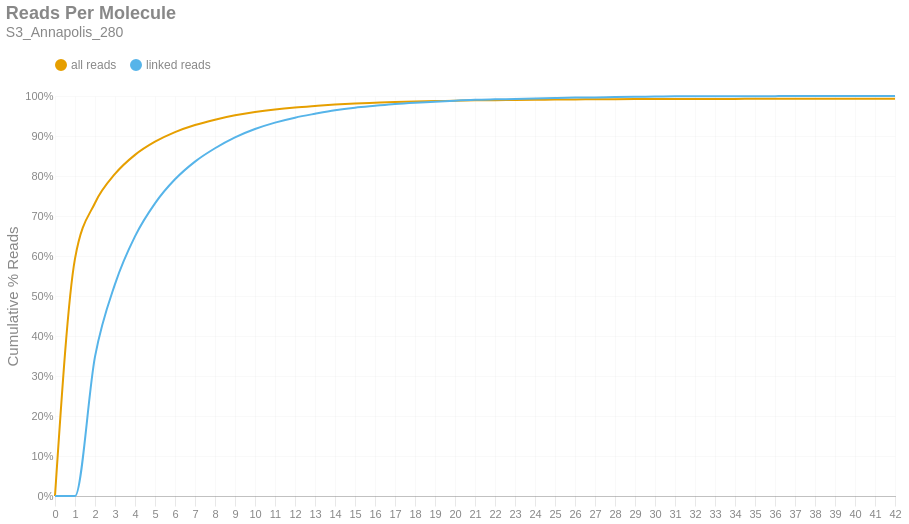

The notebook cell this image was saved under:
### Markdown cell above
### Reads per Molecule
This chart shows the cumulative distribution of the number of reads per linked molecule. That is, how many alignments are associated with a unique molecule. This excludes the number of reads associated with invalid or absent linked-read barcodes. The `linked` histogram is the percentages recalculated when disregarding singletons.

### Code cell
if SKIPLR:
    print_html(f"Skipped")
else:
    counts = np.bincount(valids['reads'].cast(pl.Int64).to_numpy())
    weighted = counts * np.arange(len(counts))
    all_perc = weighted / n_reads
    linked_perc = weighted / n_linked_reads
    linked_perc[1] = 0
    binned_df = pl.DataFrame({
        'readsper': list(range(len(counts))),
        'all reads (cumsum)': np.cumsum(all_perc).tolist(),
        'linked reads (cumsum)': np.cumsum(linked_perc).tolist(),
    })

    with SafeRender(binned_df):
        (
            density_plot(binned_df, 'Reads Per Molecule', samplename, 'readspmol')
            .encode(
                x=alt.X('readsper:O', title=None).axis(labelAngle=0).scale(padding=0),
                y=alt.Y('value:Q', title='Cumulative % Reads').axis(format='%').stack(False),
                color=alt.Color("key:N").scale(domain=["all reads", "linked reads"]),
                tooltip=[
                    alt.Tooltip("key:N", title="Data Type"),
                    alt.Tooltip("readsper:O", title="Reads Per Molecule"),
                    alt.Tooltip("value:Q", format=".2%", title="% Reads (Cum.)")
                ]            
            )
        ).display()

### Figure 1 — Vega-Lite specification as saved in the notebook (floating-point values rounded to 4 significant figures)
{"width": "container", "height": 400, "config": {"title": {"anchor": "start", "dy": -15, "fontSize": 18, "color": "#888888", "subtitleColor": "#888888", "subtitleFontSize": 14}, "arc": {"fill": "#0072B2"}, "axis": {"domainColor": "#888888", "domainWidth": 0.5, "gridWidth": 0.2, "grid": false, "titleFontWeight": 400, "titleFontSize": 15, "labelFontSize": 11, "labelColor": "#888888", "tickColor": "#888888", "tickWidth": 0.2, "titleColor": "#888888"}, "axisBand": {"grid": false}, "axisX": {"grid": true, "tickSize": 10, "domainCap": "round"}, "axisY": {"domain": false, "grid": true, "tickSize": 0, "domainCap": "round"}, "background": "transparent", "header": {"labelFontSize": 15, "labelColor": "#888888", "titleFontSize": 15, "titleFontWeight": 600, "titleColor": "#888888"}, "legend": {"labelFont": "sans-serif", "labelFontSize": 12, "labelColor": "#888888", "symbolSize": 100, "symbolType": "circle", "titleFontSize": 12, "titlePadding": 10, "titleColor": "#888888", "title": null, "orient": "top"}, "range": {"category": ["#E69F00", "#56B4E9", "#009E73", "#F0E442", "#0072B2", "#D55E00", "#CC79A7", "#000000"], "diverging": ["#cfe8f3", "#a2d4ec", "#73bfe2", "#46abdb", "#1696d2", "#12719e"]}, "area": {"fill": "#0072B2", "fillOpacity": 0.7, "line": true, "strokeOpacity": 0.7}, "line": {"color": "#0072B2", "stroke": "#0072B2", "strokeWidth": 2}, "trail": {"color": "#0072B2", "stroke": "#0072B2", "strokeWidth": 0, "size": 1}, "point": {"filled": true, "fillOpacity": 1.0, "size": 95}, "text": {"color": "#888888", "fontSize": 11, "align": "right", "fontWeight": 400, "size": 11}, "bar": {"fill": "#0072B2", "stroke": null}, "view": {"stroke": null, "continuousWidth": 660, "continuousHeight": 400}}, "data": {"name": "data-c217b2d28a9f69e7d38d52a389e84993"}, "mark": {"type": "line", "interpolate": "monotone", "point": {"opacity": 0, "size": 275}}, "encoding": {"color": {"field": "key", "scale": {"domain": ["all reads", "linked reads"]}, "type": "nominal"}, "tooltip": [{"field": "key", "title": "Data Type", "type": "nominal"}, {"field": "readsper", "title": "Reads Per Molecule", "type": "ordinal"}, {"field": "value", "format": ".2%", "title": "% Reads (Cum.)", "type": "quantitative"}], "x": {"axis": {"labelAngle": 0}, "field": "readsper", "scale": {"padding": 0}, "title": null, "type": "ordinal"}, "y": {"axis": {"format": "%"}, "field": "value", "stack": false, "title": "Cumulative % Reads", "type": "quantitative"}}, "params": [{"name": "param_c36ac31b6afebe62", "select": {"type": "point", "fields": ["key"]}, "bind": "legend"}], "title": {"text": "Reads Per Molecule", "subtitle": "S3_Annapolis_280"}, "transform": [{"fold": ["all reads (cumsum)", "linked reads (cumsum)"]}, {"calculate": "replace(datum.key, ' (cumsum)', '')", "as": "key"}, {"filter": {"param": "param_c36ac31b6afebe62"}}], "usermeta": {"embedOptions": {"downloadFileName": "S3_Annapolis_280.readspmol"}}, "$schema": "https://vega.github.io/schema/vega-lite/v6.1.0.json", "datasets": {"data-c217b2d28a9f69e7d38d52a389e84993": [{"readsper": 0, "all reads (cumsum)": 0.0, "linked reads (cumsum)": 0.0}, {"readsper": 1, "all reads (cumsum)": 0.5934, "linked reads (cumsum)": 0.0}, {"readsper": 2, "all reads (cumsum)": 0.7326, "linked reads (cumsum)": 0.3483}, {"readsper": 3, "all reads (cumsum)": 0.8051, "linked reads (cumsum)": 0.5296}, {"readsper": 4, "all reads (cumsum)": 0.8528, "linked reads (cumsum)": 0.6491}, {"readsper": 5, "all reads (cumsum)": 0.8858, "linked reads (cumsum)": 0.7317}, {"readsper": 6, "all reads (cumsum)": 0.9098, "linked reads (cumsum)": 0.7917}, {"readsper": 7, "all reads (cumsum)": 0.9275, "linked reads (cumsum)": 0.836}, {"readsper": 8, "all reads (cumsum)": 0.9408, "linked reads (cumsum)": 0.8694}, {"readsper": 9, "all reads (cumsum)": 0.9517, "linked reads (cumsum)": 0.8966}, {"readsper": 10, "all reads (cumsum)": 0.9601, "linked reads (cumsum)": 0.9175}, {"readsper": 11, "all reads (cumsum)": 0.9665, "linked reads (cumsum)": 0.9335}, {"readsper": 12, "all reads (cumsum)": 0.9714, "linked reads (cumsum)": 0.9459}, {"readsper": 13, "all reads (cumsum)": 0.9753, "linked reads (cumsum)": 0.9555}, {"readsper": 14, "all reads (cumsum)": 0.9788, "linked reads (cumsum)": 0.9643}, {"readsper": 15, "all reads (cumsum)": 0.9814, "linked reads (cumsum)": 0.9708}, {"readsper": 16, "all reads (cumsum)": 0.9833, "linked reads (cumsum)": 0.9755}, {"readsper": 17, "all reads (cumsum)": 0.9851, "linked reads (cumsum)": 0.98}, {"readsper": 18, "all reads (cumsum)": 0.9863, "linked reads (cumsum)": 0.9831}, {"readsper": 19, "all reads (cumsum)": 0.9872, "linked reads (cumsum)": 0.9853}, {"readsper": 20, "all reads (cumsum)": 0.9883, "linked reads (cumsum)": 0.9882}, {"readsper": 21, "all reads (cumsum)": 0.9892, "linked reads (cumsum)": 0.9904}, {"readsper": 22, "all reads (cumsum)": 0.9897, "linked reads (cumsum)": 0.9916}, {"readsper": 23, "all reads (cumsum)": 0.9901, "linked reads (cumsum)": 0.9925}, {"readsper": 24, "all reads (cumsum)": 0.9905, "linked reads (cumsum)": 0.9936}, {"readsper": 25, "all reads (cumsum)": 0.991, "linked reads (cumsum)": 0.995}, {"readsper": 26, "all reads (cumsum)": 0.9915, "linked reads (cumsum)": 0.9961}, {"readsper": 27, "all reads (cumsum)": 0.9917, "linked reads (cumsum)": 0.9965}, {"readsper": 28, "all reads (cumsum)": 0.992, "linked reads (cumsum)": 0.9975}, {"readsper": 29, "all reads (cumsum)": 0.9923, "linked reads (cumsum)": 0.9982}, {"readsper": 30, "all reads (cumsum)": 0.9924, "linked reads (cumsum)": 0.9984}, {"readsper": 31, "all reads (cumsum)": 0.9927, "linked reads (cumsum)": 0.9991}, {"readsper": 32, "all reads (cumsum)": 0.9927, "linked reads (cumsum)": 0.9991}, {"readsper": 33, "all reads (cumsum)": 0.9927, "linked reads (cumsum)": 0.9992}, {"readsper": 34, "all reads (cumsum)": 0.9928, "linked reads (cumsum)": 0.9994}, {"readsper": 35, "all reads (cumsum)": 0.9929, "linked reads (cumsum)": 0.9995}, {"readsper": 36, "all reads (cumsum)": 0.9929, "linked reads (cumsum)": 0.9997}, {"readsper": 37, "all reads (cumsum)": 0.993, "linked reads (cumsum)": 0.9998}, {"readsper": 38, "all reads (cumsum)": 0.993, "linked reads (cumsum)": 0.9998}, {"readsper": 39, "all reads (cumsum)": 0.993, "linked reads (cumsum)": 0.9998}, {"readsper": 40, "all reads (cumsum)": 0.993, "linked reads (cumsum)": 0.9998}, {"readsper": 41, "all reads (cumsum)": 0.993, "linked reads (cumsum)": 0.9998}, {"readsper": 42, "all reads (cumsum)": 0.9931, "linked reads (cumsum)": 1.0}]}}
